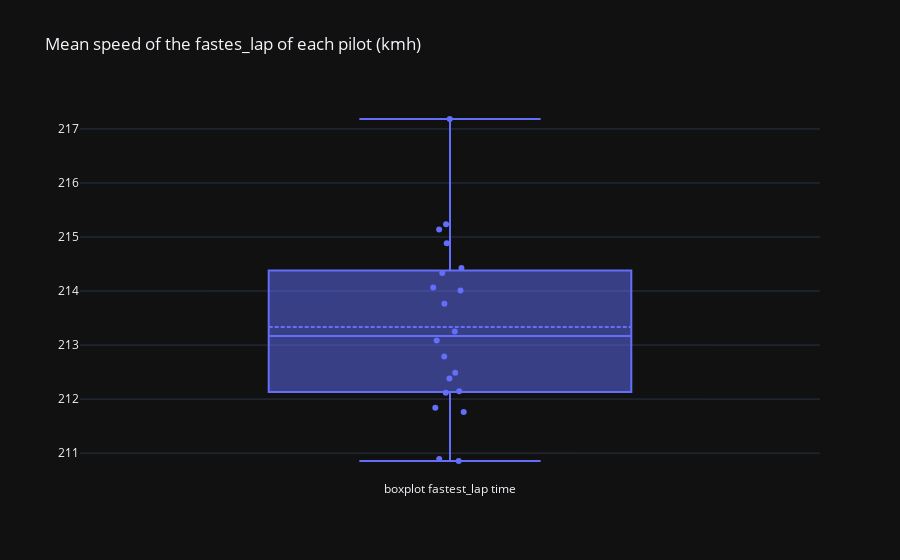

Source (notebook cell):
### Code cell
fig = go.Figure(layout=go.Layout(title="Mean speed of the fastes_lap of each pilot (kmh)", template="plotly_dark"))
fig.add_trace(go.Box(y=last_gp["avg_speed"], name="boxplot fastest_lap time", boxpoints="all", jitter=0.1, pointpos=0, boxmean=True, text=last_gp["pilot"]))

### Figure 1 — Plotly figure (JSON) as saved in the notebook; plotly's stock layout.template omitted (floating-point values rounded to 4 significant figures)
{"data": [{"boxmean": true, "boxpoints": "all", "jitter": 0.1, "name": "boxplot fastest_lap time", "pointpos": 0, "text": ["ver", "per", "alo", "rus", "sai", "ham", "lec", "gas", "oco", "mag", "tsu", "str", "bot", "alb", "hul", "zho", "nor", "dev", "pia", "sar"], "type": "box", "y": [217.2, 215.1, 215.2, 214.1, 213.3, 214.9, 213.1, 211.8, 213.8, 212.5, 214.0, 214.4, 212.1, 212.1, 214.3, 212.4, 210.9, 212.8, 211.8, 210.9]}], "layout": {"title": {"text": "Mean speed of the fastes_lap of each pilot (kmh)"}}}
